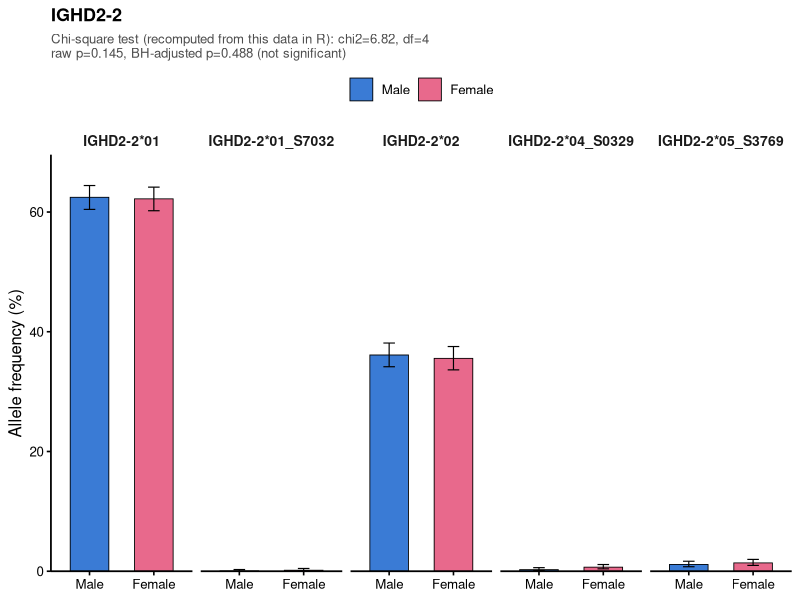
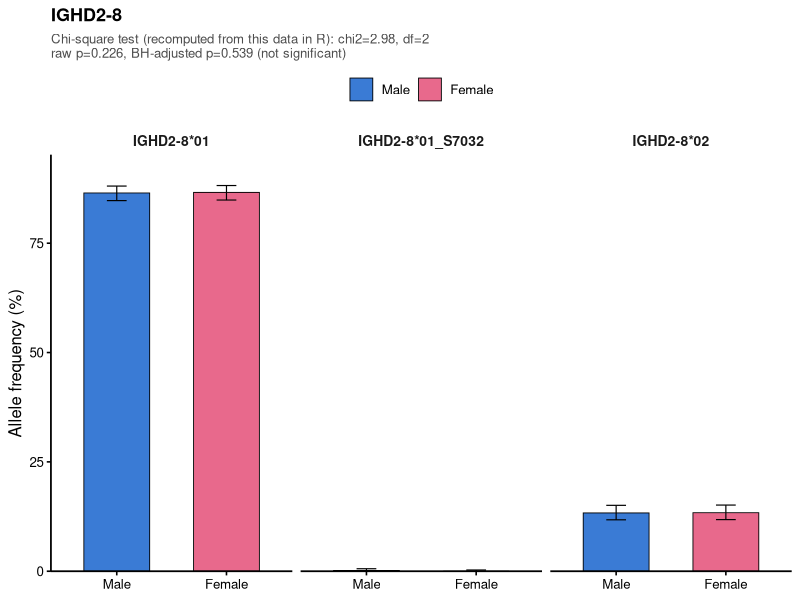
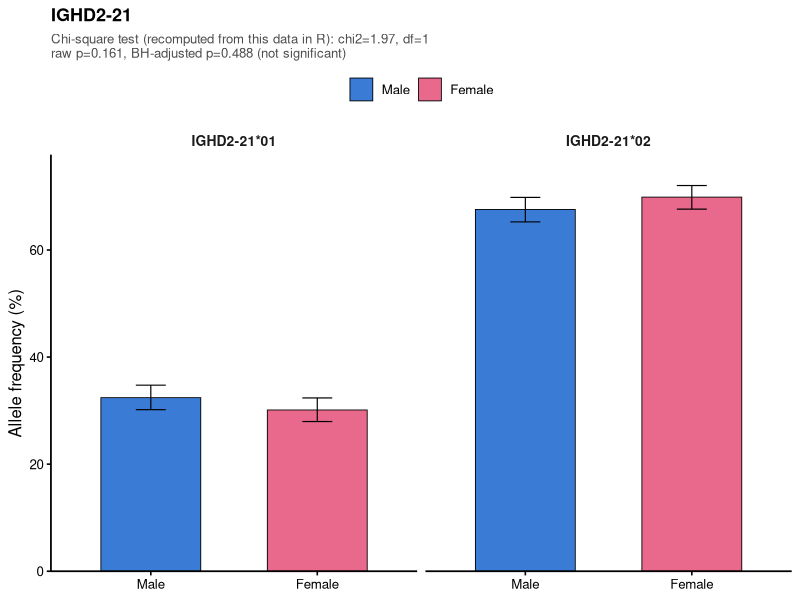
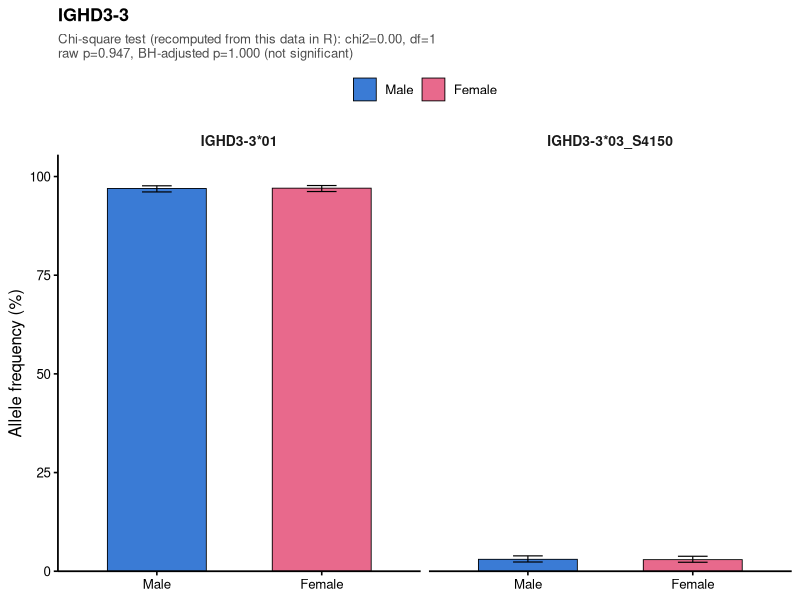
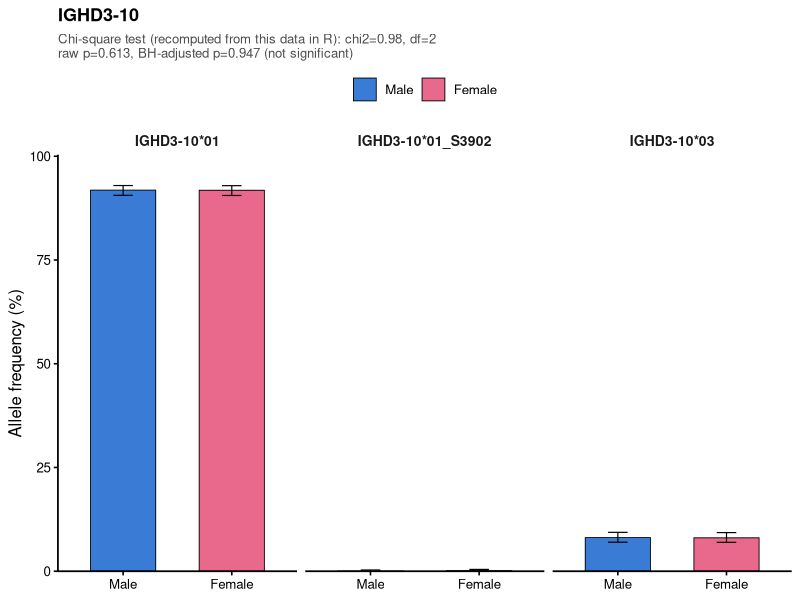
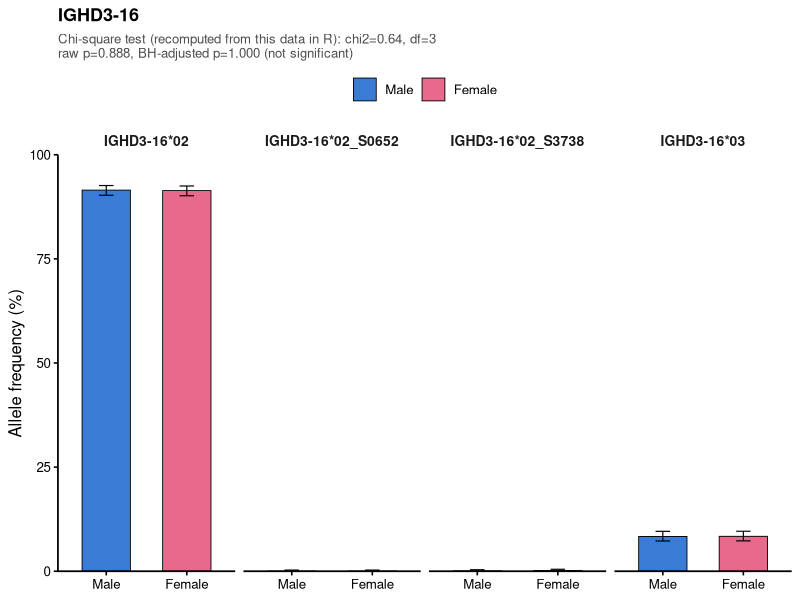
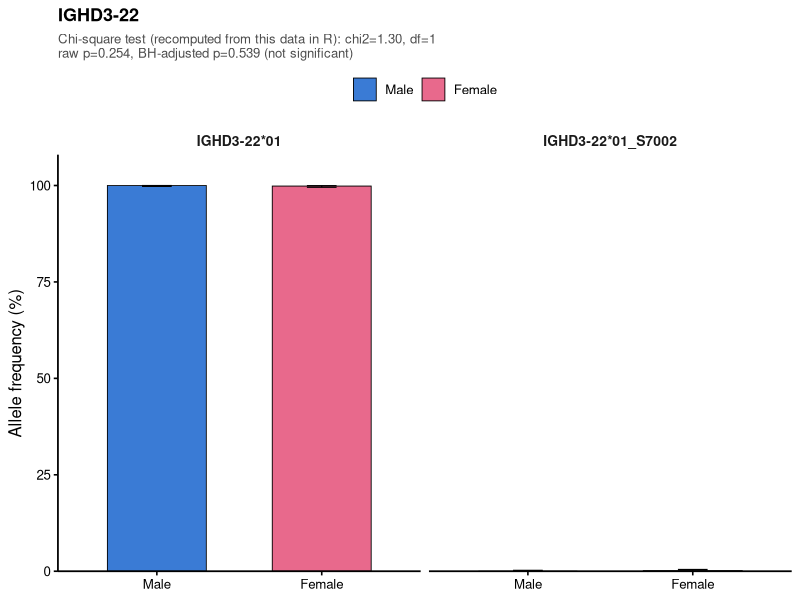
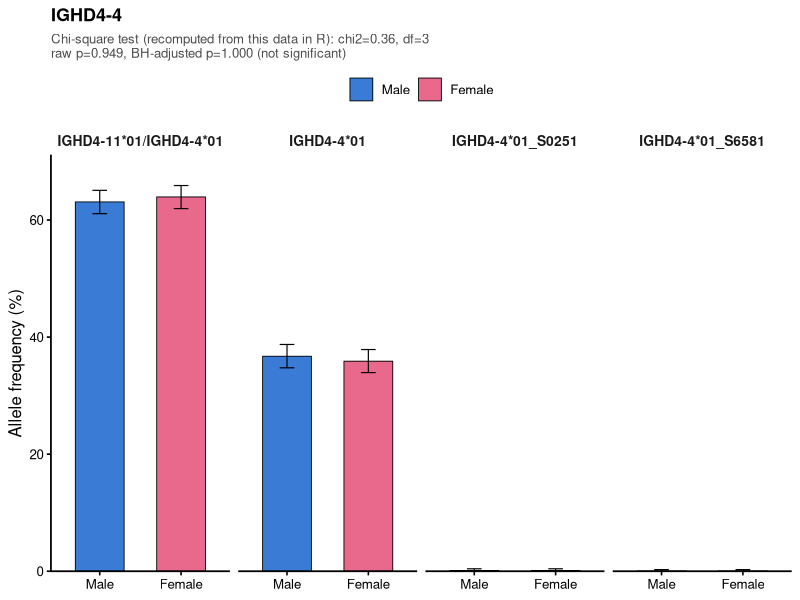

Reproduce these figures in R, in order.
# =============================================================================
# D-REGION allele frequency by BIOLOGICAL SEX - publication-style bar charts
#
# Companion to the geography figures, run with a deliberately identical
# method so the two are directly comparable: per gene, an allele x group
# contingency table, a chi-square test of independence, and ONE
# Benjamini-Hochberg correction across the full family of tested genes.
#
# DATA SOURCE: raw observed haplotype counts from our own analysis of
# KIARVA's real, public 1000 Genomes IGHD genotype data (CC BY-NC 4.0),
# joined to recorded sex from the 1000 Genomes pedigree file. NOT copied
# from any published article. Same counts as the accompanying Excel workbook.
#
# Unlike the geography analysis, nothing is subsampled: the sexes are already
# near-balanced (1203 male / 1227 female), so every individual with a
# recorded sex is used.
#
# Sex is also independent of superpopulation in this cohort
# (chi2 = 4.76, df = 4, p = 0.313), so real geographic allele differences
# cannot leak in disguised as sex differences.
#
# Everything below the one raw table is COMPUTED, not restated: R itself
# builds the contingency tables, runs the tests, applies the correction,
# derives percentages and 95% Wilson confidence intervals, and only then
# plots. Nothing is pre-summarized or hardcoded per gene/allele.
#
# IGH sits on chromosome 14 - an autosome - so the expectation going in is
# NO difference. Every tested gene is plotted, because here the informative
# result is the absence of an effect, and that has to be shown, not asserted.
# =============================================================================

library(ggplot2)

raw_csv <- "gene,allele,sex,count
IGHD2-2,IGHD2-2*01,Male,1444
IGHD2-2,IGHD2-2*01,Female,1473
IGHD2-2,IGHD2-2*01_S7032,Male,1
IGHD2-2,IGHD2-2*01_S7032,Female,4
IGHD2-2,IGHD2-2*02,Male,835
IGHD2-2,IGHD2-2*02,Female,842
IGHD2-2,IGHD2-2*04_S0329,Male,6
IGHD2-2,IGHD2-2*04_S0329,Female,16
IGHD2-2,IGHD2-2*05_S3769,Male,26
IGHD2-2,IGHD2-2*05_S3769,Female,33
IGHD2-8,IGHD2-8*01,Male,1460
IGHD2-8,IGHD2-8*01,Female,1450
IGHD2-8,IGHD2-8*01_S7032,Male,3
IGHD2-8,IGHD2-8*01_S7032,Female,0
IGHD2-8,IGHD2-8*02,Male,225
IGHD2-8,IGHD2-8*02,Female,224
IGHD2-21,IGHD2-21*01,Male,535
IGHD2-21,IGHD2-21*01,Female,512
IGHD2-21,IGHD2-21*02,Male,1115
IGHD2-21,IGHD2-21*02,Female,1188
IGHD3-3,IGHD3-3*01,Male,1957
IGHD3-3,IGHD3-3*01,Female,1982
IGHD3-3,IGHD3-3*03_S4150,Male,61
IGHD3-3,IGHD3-3*03_S4150,Female,60
IGHD3-10,IGHD3-10*01,Male,1960
IGHD3-10,IGHD3-10*01,Female,1983
IGHD3-10,IGHD3-10*01_S3902,Male,1
IGHD3-10,IGHD3-10*01_S3902,Female,3
IGHD3-10,IGHD3-10*03,Male,173
IGHD3-10,IGHD3-10*03,Female,174
IGHD3-16,IGHD3-16*02,Male,2072
IGHD3-16,IGHD3-16*02,Female,2106
IGHD3-16,IGHD3-16*02_S0652,Male,1
IGHD3-16,IGHD3-16*02_S0652,Female,1
IGHD3-16,IGHD3-16*02_S3738,Male,2
IGHD3-16,IGHD3-16*02_S3738,Female,4
IGHD3-16,IGHD3-16*03,Male,189
IGHD3-16,IGHD3-16*03,Female,193
IGHD3-22,IGHD3-22*01,Male,2056
IGHD3-22,IGHD3-22*01,Female,2085
IGHD3-22,IGHD3-22*01_S7002,Male,0
IGHD3-22,IGHD3-22*01_S7002,Female,3
IGHD4-4,IGHD4-11*01/IGHD4-4*01,Male,1450
IGHD4-4,IGHD4-11*01/IGHD4-4*01,Female,1481
IGHD4-4,IGHD4-4*01,Male,844
IGHD4-4,IGHD4-4*01,Female,831
IGHD4-4,IGHD4-4*01_S0251,Male,3
IGHD4-4,IGHD4-4*01_S0251,Female,3
IGHD4-4,IGHD4-4*01_S6581,Male,1
IGHD4-4,IGHD4-4*01_S6581,Female,1
IGHD4-17,IGHD4-17*01,Male,1011
IGHD4-17,IGHD4-17*01,Female,1034
IGHD4-17,IGHD4-17*01/IGHD4-4*01_S0251,Male,1043
IGHD4-17,IGHD4-17*01/IGHD4-4*01_S0251,Female,1062
IGHD4-23,IGHD4-23*01,Male,1363
IGHD4-23,IGHD4-23*01,Female,1431
IGHD4-23,IGHD4-23*01_S7487,Male,51
IGHD4-23,IGHD4-23*01_S7487,Female,57
IGHD5-5,IGHD5-5*01,Male,1724
IGHD5-5,IGHD5-5*01,Female,1700
IGHD5-5,IGHD5-5*01_S6943,Male,0
IGHD5-5,IGHD5-5*01_S6943,Female,2
IGHD5-18,IGHD5-18*01,Male,1601
IGHD5-18,IGHD5-18*01,Female,1621
IGHD5-18,IGHD5-18*02,Male,119
IGHD5-18,IGHD5-18*02,Female,153
IGHD5-18/5-5,IGHD5-18*01/IGHD5-5*01,Male,2085
IGHD5-18/5-5,IGHD5-18*01/IGHD5-5*01,Female,2079
IGHD5-18/5-5,IGHD5-18*02,Male,75
IGHD5-18/5-5,IGHD5-18*02,Female,91
IGHD5-18/5-5,IGHD5-5*01_S6943,Male,0
IGHD5-18/5-5,IGHD5-5*01_S6943,Female,2
IGHD6-6,IGHD6-6*01,Male,2101
IGHD6-6,IGHD6-6*01,Female,2139
IGHD6-6,IGHD6-6*01_S1911,Male,1
IGHD6-6,IGHD6-6*01_S1911,Female,1
IGHD6-6,IGHD6-6*01_S4962,Male,2
IGHD6-6,IGHD6-6*01_S4962,Female,2
IGHD6-13,IGHD6-13*01,Male,2283
IGHD6-13,IGHD6-13*01,Female,2326
IGHD6-13,IGHD6-13*01_S0744,Male,1
IGHD6-13,IGHD6-13*01_S0744,Female,4
IGHD6-13,IGHD6-13*01_S2484,Male,2
IGHD6-13,IGHD6-13*01_S2484,Female,2
IGHD6-13,IGHD6-13*01_S5237,Male,7
IGHD6-13,IGHD6-13*01_S5237,Female,2
IGHD6-13,IGHD6-13*01_S5932,Male,3
IGHD6-13,IGHD6-13*01_S5932,Female,0
IGHD6-19,IGHD6-19*01,Male,2245
IGHD6-19,IGHD6-19*01,Female,2289
IGHD6-19,IGHD6-19*01_S2183,Male,3
IGHD6-19,IGHD6-19*01_S2183,Female,1
IGHD6-25,IGHD6-25*01,Male,1612
IGHD6-25,IGHD6-25*01,Female,1732
IGHD6-25,IGHD6-25*01_S2758,Male,0
IGHD6-25,IGHD6-25*01_S2758,Female,4
"

# ---- 1) parse the raw table - the ONLY hardcoded input ---------------------
raw_long <- read.csv(text = raw_csv, stringsAsFactors = FALSE)
gene_order <- unique(raw_long$gene)
raw_long$gene <- factor(raw_long$gene, levels = gene_order)
raw_long$sex  <- factor(raw_long$sex,  levels = c("Male", "Female"))

# ---- 2) percentages + 95% Wilson confidence intervals (base R) -------------
totals <- aggregate(count ~ gene + sex, data = raw_long, sum)
names(totals)[3] <- "total"
raw_long <- merge(raw_long, totals, by = c("gene", "sex"))
raw_long$pct <- 100 * raw_long$count / raw_long$total

ci <- t(mapply(function(x, n) {
  if (n == 0) return(c(NA_real_, NA_real_))
  100 * prop.test(x, n, correct = TRUE)$conf.int
}, raw_long$count, raw_long$total))
raw_long$ci_low  <- ci[, 1]
raw_long$ci_high <- ci[, 2]

# ---- 3) chi-square per gene from xtabs, then ONE BH correction across the
#         full set of tested genes (the correct family, not a selected subset)
chi_results <- do.call(rbind, lapply(split(raw_long, raw_long$gene), function(sub) {
  tab  <- xtabs(count ~ allele + sex, data = sub)
  test <- suppressWarnings(chisq.test(tab))
  data.frame(gene = as.character(unique(sub$gene)), n_allele = nrow(tab),
             chi2 = unname(test$statistic), df = unname(test$parameter),
             p_raw = test$p.value, stringsAsFactors = FALSE)
}))
chi_results$p_BH <- p.adjust(chi_results$p_raw, method = "BH")
chi_results <- chi_results[order(chi_results$p_BH), ]
cat("\n==== Chi-square test by sex, ALL tested genes (BH over this full set) ====\n")
print(chi_results, row.names = FALSE)

sig_genes <- as.character(chi_results$gene[chi_results$p_BH < 0.05])
cat(sprintf("\n%d / %d genes statistically significant (BH p<0.05)%s\n",
            length(sig_genes), nrow(chi_results),
            if (length(sig_genes)) paste0(": ", paste(sig_genes, collapse = ", ")) else " - NONE"))
cat(sprintf("Smallest uncorrected p across all genes: %.4f\n", min(chi_results$p_raw)))

# plot every tested gene, in IGHD family order (family number, then position)
all_genes    <- as.character(chi_results$gene)
family_num   <- as.integer(sub("^IGHD(\\d+)-.*$", "\\1", all_genes))
position_num <- as.integer(sub("^IGHD\\d+-(\\d+).*$", "\\1", all_genes))
genes_plot_order <- all_genes[order(family_num, position_num)]

# ---- 4) GraphPad Prism-style theme -----------------------------------------
theme_prism <- theme_bw(base_size = 12) +
  theme(
    panel.grid       = element_blank(),
    panel.border     = element_blank(),
    axis.line        = element_line(color = "black", size = 0.6),  # `size` not `linewidth`, for older ggplot2
    axis.ticks       = element_line(color = "black"),
    axis.text        = element_text(color = "black"),
    strip.background = element_blank(),
    strip.text       = element_text(face = "bold", size = 10),
    legend.position  = "top",
    legend.title     = element_blank(),
    plot.title       = element_text(face = "bold", size = 13),
    plot.subtitle    = element_text(size = 9.5, color = "grey30"),
    text             = element_text(family = "sans")
  )

sex_colors <- c(Male = "#3A7BD5", Female = "#E8698C")   # blue / pink

# ---- 4b) where the HD figures are saved: a "figures_sex" folder inside your
#          current R working directory (getwd(), or Session > Set Working
#          Directory in RStudio to choose one first)
out_dir <- "figures_sex"
dir.create(out_dir, showWarnings = FALSE)
# (no normalizePath() - on Windows it can choke on non-ASCII characters in a
# path, e.g. a OneDrive folder with Turkish letters)
cat(sprintf("\nSaving figures into: %s/%s\n", getwd(), out_dir))

# ---- 5) one figure per gene, one facet panel per allele (never all alleles
#         collapsed into a single set of bars), in family order -------------
for (g in genes_plot_order) {
  sub  <- subset(raw_long, gene == g)
  stat <- subset(chi_results, gene == g)
  verdict <- if (stat$p_BH < 0.05) "SIGNIFICANT *" else "not significant"
  subtitle <- sprintf("Chi-square test (recomputed from this data in R): chi2=%.2f, df=%d\nraw p=%.3f, BH-adjusted p=%.3f (%s)",
                      stat$chi2, stat$df, stat$p_raw, stat$p_BH, verdict)

  p <- ggplot(sub, aes(x = sex, y = pct, fill = sex)) +
    geom_col(width = 0.6, color = "black", size = 0.3) +
    geom_errorbar(aes(ymin = ci_low, ymax = ci_high), width = 0.18, size = 0.4, color = "black") +
    facet_wrap(~ allele, nrow = 1) +   # all alleles of a gene side by side, one row
    scale_fill_manual(values = sex_colors) +
    scale_y_continuous(limits = c(0, NA), expand = expansion(mult = c(0, 0.08))) +
    labs(title = as.character(g), subtitle = subtitle, x = NULL, y = "Allele frequency (%)") +
    theme_prism

  print(p)

  n_allele_panels <- nlevels(factor(sub$allele))
  fig_width <- max(5.5, 2.6 * n_allele_panels)   # one row, so width grows with panel count

  # vector PDF - what most journals want, scales with no quality loss
  ggsave(file.path(out_dir, paste0(gsub("[/*]", "-", g), "_sex.pdf")), plot = p,
         width = fig_width, height = 5, units = "in")
  # 600 dpi TIFF as well, in case a raster format is required
  ggsave(file.path(out_dir, paste0(gsub("[/*]", "-", g), "_sex.tiff")), plot = p,
         width = fig_width, height = 5, units = "in", dpi = 600, compression = "lzw")
}

cat(sprintf("\nDone - %d PDF + %d TIFF file(s) written to: %s/%s\n",
            length(genes_plot_order), length(genes_plot_order), getwd(), out_dir))
